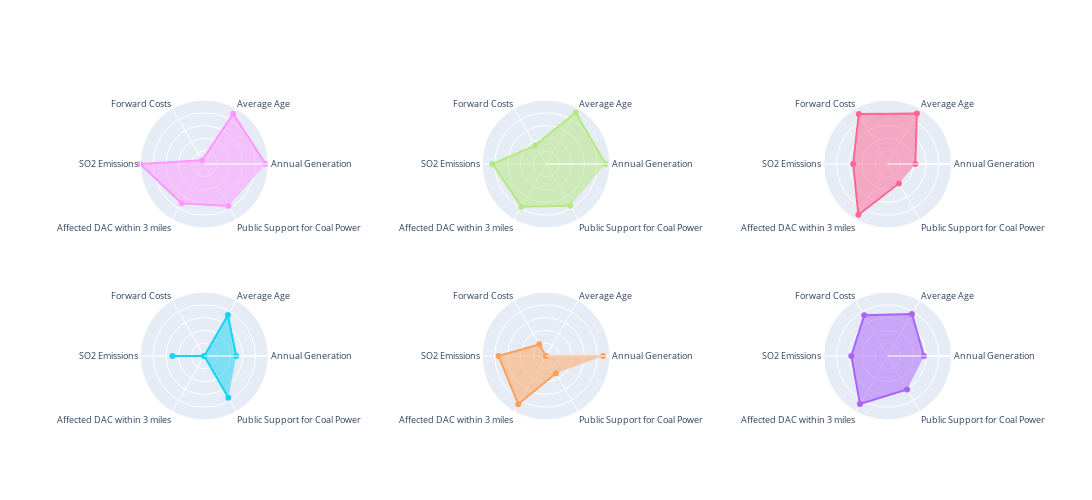

The notebook cell this image was saved under:
### Code cell
fig = make_subplots(
        rows=2, cols=3,
        vertical_spacing=0.2,
        horizontal_spacing=0.1,
        specs=
            [[{"type": "Scatterpolar",}, {"type": "Scatterpolar",}, {"type": "Scatterpolar",}],
            [{"type": "Scatterpolar",}, {"type": "Scatterpolar",}, {"type": "Scatterpolar",}]],
        #subplot_titles=("", "", "", "Average Cluster Traits")
    )

row1=1
col1=1

for i in range(0, 6):
    fig.add_trace(go.Scatterpolar(
      r=list(vis_df.iloc[i]),
      theta=list(['Annual Generation', 'Average Age', 'Forward Costs', 'SO2 Emissions', 'Affected DAC within 3 miles', 'Public Support for Coal Power']),
      fill='toself', 
      line_color=px.colors.qualitative.Plotly_r[i+1],
      name = labelsList[i]
    ), row=row1, col=col1)
    col1+=1
    if col1==4:
       col1=1
    if col1==1:
       row1=2

fig.update_layout(
  polar1=dict(
    radialaxis=dict(
      visible=True,
      range=[0, 1],
      showticklabels=False
    ),
  ),
  polar2=dict(
    radialaxis=dict(
      visible=True,
      range=[0, 1],
      showticklabels=False
    ),
  ),
  polar3=dict(
    radialaxis=dict(
      visible=True,
      range=[0, 1],
      showticklabels=False
    ),
  ),
  polar4=dict(
    radialaxis=dict(
      visible=True,
      range=[0, 1],
      showticklabels=False
    ),
  ),
  polar5=dict(
    radialaxis=dict(
      visible=True,
      range=[0, 1],
      showticklabels=False
    ),
  ),
  polar6=dict(
    radialaxis=dict(
      visible=True,
      range=[0, 1],
      showticklabels=False
    ),
  ),
  showlegend=True,
  legend_title='Cluster'
)
fig.update_layout(width=1200, height = 500, font = dict(size=9), legend = dict(valign = 'bottom'), showlegend=False)
fig.show()

### Figure 1 — Plotly figure (JSON) as saved in the notebook; plotly's stock layout.template omitted (floating-point values rounded to 4 significant figures)
{"data": [{"fill": "toself", "line": {"color": "#FF97FF"}, "name": "Highest SO2 Emitters", "r": [0.96, 0.9046, 0.06767, 1.0, 0.7083, 0.76], "subplot": "polar", "theta": ["Annual Generation", "Average Age", "Forward Costs", "SO2 Emissions", "Affected DAC within 3 miles", "Public Support for Coal Power"], "type": "scatterpolar"}, {"fill": "toself", "line": {"color": "#B6E880"}, "name": "Large Env. Impacts, Pro-Coal Public Sentiment", "r": [0.9296, 0.9302, 0.3363, 0.8371, 0.7697, 0.7536], "subplot": "polar2", "theta": ["Annual Generation", "Average Age", "Forward Costs", "SO2 Emissions", "Affected DAC within 3 miles", "Public Support for Coal Power"], "type": "scatterpolar"}, {"fill": "toself", "line": {"color": "#FF6692"}, "name": "High DAC & Community Impacts", "r": [0.4306, 0.9114, 0.904, 0.5395, 0.9164, 0.3505], "subplot": "polar3", "theta": ["Annual Generation", "Average Age", "Forward Costs", "SO2 Emissions", "Affected DAC within 3 miles", "Public Support for Coal Power"], "type": "scatterpolar"}, {"fill": "toself", "line": {"color": "#19D3F3"}, "name": "Minimal DAC and Community Impacts", "r": [0.4996, 0.7388, 0, 0.4973, 0, 0.7534], "subplot": "polar4", "theta": ["Annual Generation", "Average Age", "Forward Costs", "SO2 Emissions", "Affected DAC within 3 miles", "Public Support for Coal Power"], "type": "scatterpolar"}, {"fill": "toself", "line": {"color": "#FFA15A"}, "name": "Newer Plants, Anti-Coal Public Sentiment", "r": [0.8924, 0, 0.2098, 0.7416, 0.8699, 0.3116], "subplot": "polar5", "theta": ["Annual Generation", "Average Age", "Forward Costs", "SO2 Emissions", "Affected DAC within 3 miles", "Public Support for Coal Power"], "type": "scatterpolar"}, {"fill": "toself", "line": {"color": "#AB63FA"}, "name": "Un-Grouped", "r": [0.5662, 0.757, 0.7346, 0.5686, 0.8672, 0.6031], "subplot": "polar6", "theta": ["Annual Generation", "Average Age", "Forward Costs", "SO2 Emissions", "Affected DAC within 3 miles", "Public Support for Coal Power"], "type": "scatterpolar"}], "layout": {"font": {"size": 9}, "height": 500, "legend": {"title": {"text": "Cluster"}, "valign": "bottom"}, "polar": {"domain": {"x": [0, 0.2667], "y": [0.6, 1]}, "radialaxis": {"range": [0, 1], "showticklabels": false, "visible": true}}, "polar2": {"domain": {"x": [0.3667, 0.6333], "y": [0.6, 1]}, "radialaxis": {"range": [0, 1], "showticklabels": false, "visible": true}}, "polar3": {"domain": {"x": [0.7333, 1], "y": [0.6, 1]}, "radialaxis": {"range": [0, 1], "showticklabels": false, "visible": true}}, "polar4": {"domain": {"x": [0, 0.2667], "y": [0, 0.4]}, "radialaxis": {"range": [0, 1], "showticklabels": false, "visible": true}}, "polar5": {"domain": {"x": [0.3667, 0.6333], "y": [0, 0.4]}, "radialaxis": {"range": [0, 1], "showticklabels": false, "visible": true}}, "polar6": {"domain": {"x": [0.7333, 1], "y": [0, 0.4]}, "radialaxis": {"range": [0, 1], "showticklabels": false, "visible": true}}, "showlegend": false, "width": 1200}}
